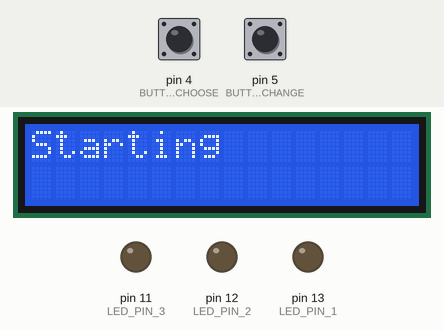
Simulated run of this sketch. Board: Arduino Uno, built with avr-gcc and run on an emulated ATmega328P. Parts: 16×2 character LCD, output pins drawn as LEDs (lit = HIGH). The test bench sets the inputs (shaded band); at power-on: pin 4 (BUTTON_CHOOSE) LOW, pin 5 (BUTTON_CHANGE) LOW. Random numbers use the default seed unless the sketch sets one.

Above: at 1.2 s.
1.3 s: pin 4 (BUTTON_CHOOSE) pulled HIGH for 0.15 s
At 2.5 s:
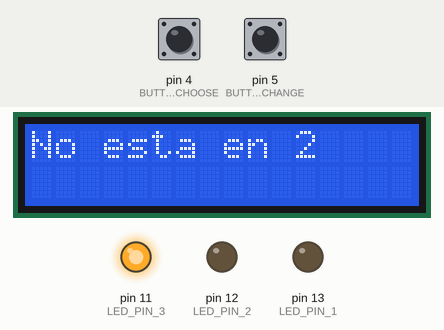
2.9 s: pin 5 (BUTTON_CHANGE) pulled HIGH for 0.15 s
At 4.0 s:
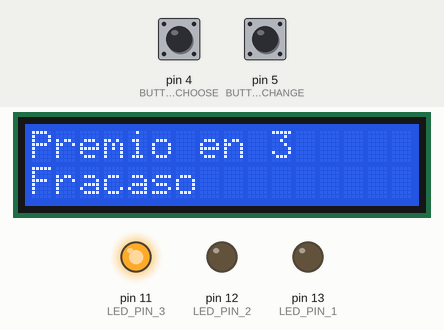
6.0 s: pin 4 (BUTTON_CHOOSE) pulled HIGH for 1 s
At 8.9 s:
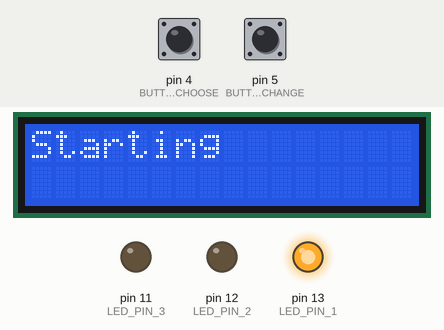
10.0 s: pin 4 (BUTTON_CHOOSE) pulled HIGH for 0.15 s
At 10.3 s:
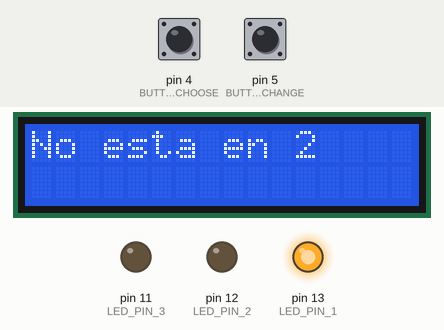
11.6 s: pin 5 (BUTTON_CHANGE) pulled HIGH for 1 s
At 12.7 s:
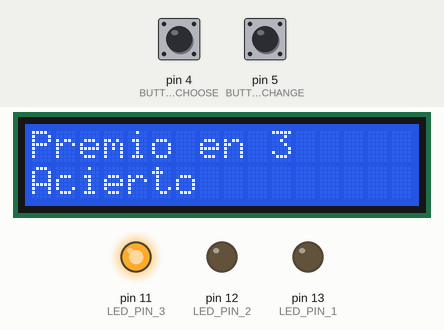
15.6 s: pin 5 (BUTTON_CHANGE) pulled HIGH for 0.15 s
At 19.66 s:
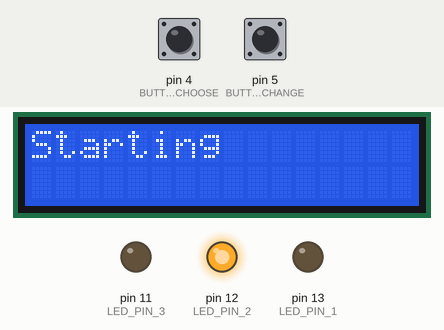
Timing chart, 0 to 19.7 s (numbered marks = the images above; inputs shaded):
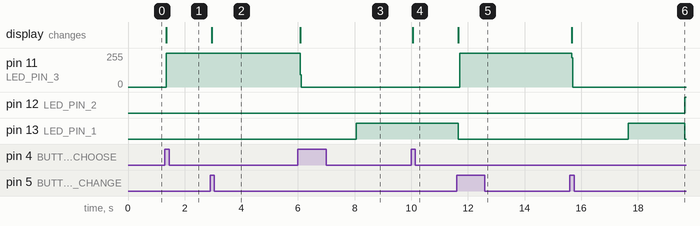

Measured:
- after the input at 1.3 s, pin 11 (LED_PIN_3): 0/255 → 255/255 after 0.05 s; the display: changes after 0.06 s (image 1)
- after the input at 2.9 s, the display: changes after 0.05 s (image 2)
- after the input at 6.0 s, pin 11 (LED_PIN_3): 255/255 → 0/255 after 0.08 s; pin 13 (LED_PIN_1): LOW → HIGH after 2.1 s
- after the input at 10.0 s, the display: changes after 0.05 s (image 4)
- after the input at 11.6 s, pin 11 (LED_PIN_3): 0/255 → 255/255 after 0.10 s; pin 13 (LED_PIN_1): HIGH → LOW after 0.05 s; the display: changes after 0.05 s (image 5)
- after the input at 15.6 s, pin 11 (LED_PIN_3): 255/255 → 0/255 after 0.06 s; pin 12 (LED_PIN_2): LOW → HIGH after 4.1 s; pin 13 (LED_PIN_1): LOW → HIGH after 2.1 s, → LOW 2.0 s later; the display: changes after 0.06 s (image 6)

The sketch:

PuertasBayes01.ino
```cpp
#include <LiquidCrystal.h>

#define LED_PIN_1 13
#define LED_PIN_2 12
#define LED_PIN_3 11

#define BUTTON_CHOOSE 4
#define BUTTON_CHANGE 5

#define LCD_RS_PIN A5
#define LCD_E_PIN A4
#define LCD_D4_PIN 6
#define LCD_D5_PIN 7
#define LCD_D6_PIN 8
#define LCD_D7_PIN 9

LiquidCrystal lcd(LCD_RS_PIN, LCD_E_PIN, LCD_D4_PIN,
                  LCD_D5_PIN, LCD_D6_PIN, LCD_D7_PIN);

// ---------------- CONFIG ----------------
const unsigned long LED_INTERVAL = 2000;
const unsigned long DEBOUNCE_TIME = 50;

// ---------------- ESTADOS ----------------
enum GameState {
  WAIT_CHOOSE,
  FINAL_CHOICE,
  RESULT
};

GameState state = WAIT_CHOOSE;

// ---------------- VARIABLES ----------------
int premio;
int puertaUsuario;
int puertaRevelada;
int puertaFinal;

int ledActual = 1;
unsigned long lastLedTime = 0;

// Debounce
bool chooseState = LOW, lastChooseReading = LOW;
bool changeState = LOW, lastChangeReading = LOW;
unsigned long lastChooseTime = 0;
unsigned long lastChangeTime = 0;

// ---------------- LEDS ----------------
void apagarLeds() {
  digitalWrite(LED_PIN_1, LOW);
  digitalWrite(LED_PIN_2, LOW);
  digitalWrite(LED_PIN_3, LOW);
}

void encenderLed(int p) {
  apagarLeds();
  if (p == 1) digitalWrite(LED_PIN_1, HIGH);
  if (p == 2) digitalWrite(LED_PIN_2, HIGH);
  if (p == 3) digitalWrite(LED_PIN_3, HIGH);
}

// ---------------- DEBOUNCE ----------------
bool debounceButton(int pin, bool &stableState, bool &lastReading, unsigned long &lastTime) {
  bool reading = digitalRead(pin);

  if (reading != lastReading) {
    lastTime = millis();
  }

  if ((millis() - lastTime) > DEBOUNCE_TIME) {
    if (reading != stableState) {
      stableState = reading;
      if (stableState == HIGH) {
        lastReading = reading;
        return true;
      }
    }
  }

  lastReading = reading;
  return false;
}

// ---------------- RESET ----------------
void resetJuego() {
  lcd.clear();
  lcd.setCursor(0, 0);
  lcd.print("Starting");

  premio = random(1, 4);
  ledActual = 1;
  lastLedTime = millis();

  apagarLeds();
  state = WAIT_CHOOSE;
}

// ---------------- SETUP ----------------
void setup() {
  lcd.begin(16, 2);

  pinMode(LED_PIN_1, OUTPUT);
  pinMode(LED_PIN_2, OUTPUT);
  pinMode(LED_PIN_3, OUTPUT);

  pinMode(BUTTON_CHOOSE, INPUT);
  pinMode(BUTTON_CHANGE, INPUT);

  randomSeed(analogRead(A0));

  resetJuego();
}

// ---------------- LOOP ----------------
void loop() {

  if (state == WAIT_CHOOSE) {

    if (millis() - lastLedTime >= LED_INTERVAL) {
      lastLedTime = millis();
      encenderLed(ledActual);
      ledActual++;
      if (ledActual > 3) ledActual = 1;
    }

    if (debounceButton(BUTTON_CHOOSE, chooseState, lastChooseReading, lastChooseTime)) {

      puertaUsuario = ledActual - 1;
      if (puertaUsuario == 0) puertaUsuario = 3;

      encenderLed(puertaUsuario); // LED elegido queda encendido

      int opciones[2];
      int n = 0;
      for (int i = 1; i <= 3; i++) {
        if (i != puertaUsuario && i != premio) {
          opciones[n++] = i;
        }
      }
      puertaRevelada = opciones[random(n)];

      lcd.clear();
      lcd.setCursor(0, 0);
      lcd.print("No esta en ");
      lcd.print(puertaRevelada);

      state = FINAL_CHOICE;
    }
  }

  else if (state == FINAL_CHOICE) {

    if (debounceButton(BUTTON_CHOOSE, chooseState, lastChooseReading, lastChooseTime)) {
      puertaFinal = puertaUsuario;
      state = RESULT;
    }

    if (debounceButton(BUTTON_CHANGE, changeState, lastChangeReading, lastChangeTime)) {
      for (int i = 1; i <= 3; i++) {
        if (i != puertaUsuario && i != puertaRevelada) {
          puertaFinal = i;
        }
      }
      state = RESULT;
    }
  }

  else if (state == RESULT) {

    lcd.clear();
    lcd.setCursor(0, 0);
    lcd.print("Premio en ");
    lcd.print(premio);

    lcd.setCursor(0, 1);
    lcd.print(puertaFinal == premio ? "Acierto" : "Fracaso");

    encenderLed(premio);

    if (debounceButton(BUTTON_CHOOSE, chooseState, lastChooseReading, lastChooseTime) ||
        debounceButton(BUTTON_CHANGE, changeState, lastChangeReading, lastChangeTime)) {
      resetJuego();
    }
  }
}
```
